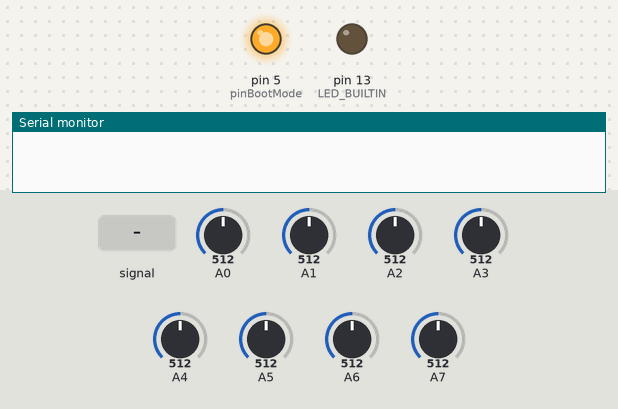
Simulated run of this sketch. Board: Arduino Nano, built with avr-gcc and run on an emulated ATmega328P. Parts: output pins drawn as LEDs (lit = HIGH), the last lines printed to the serial monitor. The test bench sets the inputs (shaded band); at power-on: A7 = 512, A0 = 512, A1 = 512, A2 = 512, A3 = 512, A4 = 512, A5 = 512, A6 = 512. Pins used as bus, display or sensor lines are not drawn.

Above: at 2.7 s.
2.8 s: A7 fed a 1000 Hz sine of ±255 counts around its level
At 4.0 s:
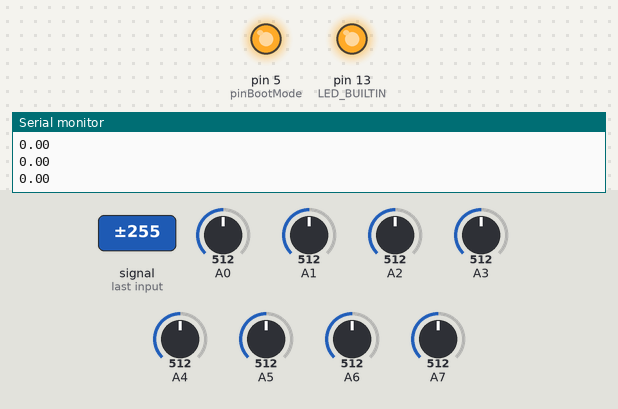
4.3 s: A7 set to 716
Timing chart, 0 to 7.3 s (numbered marks = the images above; inputs shaded):
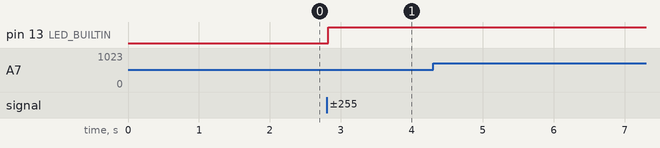

The sketch:

cloudScale.ino
```cpp
#include "SevenSeg.h"
#include "MuxController.h"
#include "PinInterfaceMux.h"
#include "PinInterfaceDirect.h"
#include "BathroomScale.h"
#include <SoftwareSerial.h>

double scaleFactorToVolts = 3.3 / 1024;

//instantiate some pin interfaces for reading the sevenseg displays
PinInterfaceDirect pinInterface0(A0, scaleFactorToVolts);
PinInterfaceDirect pinInterface1(A1, scaleFactorToVolts);
PinInterfaceDirect pinInterface2(A2, scaleFactorToVolts);
PinInterfaceDirect pinInterface3(A3, scaleFactorToVolts);
PinInterfaceDirect pinInterface4(A4, scaleFactorToVolts);
PinInterfaceDirect pinInterface5(A5, scaleFactorToVolts);
PinInterfaceDirect pinInterface6(A6, scaleFactorToVolts);
PinInterfaceDirect pinInterface7(A7, scaleFactorToVolts);

//alternatively read pins through a mux
// MuxController muxController(A0,5,4,13);
//PinInterfaceMux pinInterface0(0, scaleFactorToVolts, muxController);
//PinInterfaceMux pinInterface1(1, scaleFactorToVolts, muxController);
//PinInterfaceMux pinInterface2(2, scaleFactorToVolts, muxController);
//PinInterfaceMux pinInterface3(3, scaleFactorToVolts, muxController);
//PinInterfaceMux pinInterface4(4, scaleFactorToVolts, muxController);
//PinInterfaceMux pinInterface5(5, scaleFactorToVolts, muxController);
//PinInterfaceMux pinInterface6(6, scaleFactorToVolts, muxController);
//PinInterfaceMux pinInterface7(7, scaleFactorToVolts, muxController);

//digits array, representing 4 seven-segment digits
//on the scale's LCD
SevenSeg digits[4] {
    SevenSeg(&pinInterface7, &pinInterface6), //decimal point
    SevenSeg(&pinInterface1, &pinInterface0), // ones
    SevenSeg(&pinInterface5, &pinInterface4), // tens
    SevenSeg(&pinInterface3, &pinInterface2)  // hundreds
};

BathroomScale scale(digits);

//pins for software serial (serial connection to ESP8266)
//debug info goes to hardware Serial,
//weight values for logging go to ESP8266 via softSerial
const int pinRx = 3;
const int pinTx = 2;
SoftwareSerial softSerial(pinRx, pinTx); // RX, TX

//Control pins for ESP8266 - used to reset the module and keep
//it out of bootmode
const int pinBootMode = 5; //aka pin GPIO_0
const int pinRst = 6;

char terminator = char(0);

void checkIncommingEspSerial()
{
  //checks for serial data from the ESP.
  //if there is data available, it is
  //printed to the hardware serial.

  char received;
  if (softSerial.available())
  {
    Serial.print("From ESP8266: ");
  }
  while (softSerial.available())
  {
    received = softSerial.read();
    Serial.print(received);
  }
  Serial.println("");
}

void setup() {

  //start serial (software and hardware)
  Serial.begin(9600);
  softSerial.begin(9600);

  //run initialisation functions for the scale
  scale.init();

  //set pin modes
  pinMode(pinRst, OUTPUT);
  pinMode(pinBootMode, OUTPUT);

  //reset ESP8266
  digitalWrite(pinBootMode, HIGH);
  delay(500); //I don't really know how long these delays should be...
  digitalWrite(pinRst, LOW);
  delay(500);
  digitalWrite(pinRst, HIGH);
  delay(500);
}


void loop() {
  //read weight from scale
  float weight = scale.readStableWeight();
  Serial.println(weight);
  bool weightIsValid = weight >= 0;

  //if valid weight received, send over soft-serial to ESP8266 for logging
  if (weightIsValid){
    Serial.println("Got stable weight!");
    Serial.println(weight);
    Serial.println("Sending to phant");

    softSerial.print(weight);
    softSerial.print(terminator);
  }

  checkIncommingEspSerial();
  delay(200);
}
```

BathroomScale.cpp
```cpp
#include "BathroomScale.h"

BathroomScale::BathroomScale(SevenSeg (&digits)[4]):
  _digits(digits)
{};

bool BathroomScale::scaleIsOn(){
  return _digits[0].waitForSync();
}

double BathroomScale::tryReadWeight(void){
  //get a weight reading from the scale.
  resetAllDigits();

  //wait to sync with lcd signal
  //if timeout happens, return -1 (invalid weight)
  if (!scaleIsOn()){
    //Serial.println("Scale is not activated");
    return -1;
  }

  //delay 1 ms
  //use busy waiting loop instead of 'delay', to
  //prevent a yield() to background ESP8266 functions
  //(I don't know how long they take!)
  unsigned long startTime = micros();
  while (micros() - startTime < 1000) {}

  //sample pins for each digit four times, with 4ms spacing
  startTime = micros();
  for (int i = 0; i < 4; i++){
    allDigitsReadPins();
    while (micros() - startTime < (i+1)*4000){
      //busy waiting
    }
  }

  //Digits have read their control lines four times
  //they are now ready to be read

  //sum up all digit values to get weight
  //if any digits are -1, the weight reading is not valid
  double weight = 0;
  bool weightIsValid = true;

  //Serial.print("Digit val: ");
  for (int i = 0; i < 4; i++){
    int iDigitVal = _digits[i].getValue();
    //Serial.print(iDigitVal);
    weight += iDigitVal * pow(10, i-1);
    if (-1 == iDigitVal){
      weightIsValid = false;
    }
  }
  //Serial.println("");

  if (!weightIsValid){
    weight = -1;
  }
  //Serial.println(weight);
  return weight;
}

double BathroomScale::readWeight(){
  //Serial.println("Read weight");
  double weight = tryReadWeight();
  while(weight < 0){

    //abort if scale is no longer activated
    if (!scaleIsOn()){
      //Serial.println("Scale is not on");
      return -1;
    }

    //otherwise, keep trying to read a valid weight value
    weight = tryReadWeight();
  }
  //Serial.println("Valid weight found");
  return weight;
}

double BathroomScale::readStableWeight(){
  unsigned long startTime = millis();
  unsigned long settlingTime = 4000; //wait for 4 sec to determine if stable
  double currentWeight = -1;
  double newWeight;
  bool weightIsStable = false;
  byte ledState = LOW;

  while(!weightIsStable){

    //get the current weight reading
    newWeight = readWeight();

    //abort if scale is no longer on
    if (newWeight < 0){
      Serial.println("Scale is not on");
      return -1;
    }

    if (abs(newWeight - currentWeight) < 0.05){
      //Serial.println(String(millis() - startTime));
      if (((millis() - startTime) > settlingTime) && (currentWeight > 5)){
          weightIsStable = true;
          //Serial.println(currentWeight);
      }
    }
    else{
      ledState = ~ledState;
      digitalWrite(LED_BUILTIN, ledState);
      //Serial.println("Weight Changed");
      //Serial.println(newWeight);
      currentWeight = newWeight;
      startTime = millis();
    }
    Serial.println(newWeight);
    delay(100);
  }
  return currentWeight;
}

void BathroomScale::init(void){
  pinMode(LED_BUILTIN, OUTPUT);
  //Serial.println("All digits init");
  for (int i = 0; i < 4; i++){
    _digits[i].initialise();
  }
}

void BathroomScale::resetAllDigits(void){
  for (int i = 0; i < 4; i++){
    _digits[i].reset();
  }
}

void BathroomScale::allDigitsReadPins(void){
  for (int i = 0; i < 4; i++){
    _digits[i].readPins();
  }
}
```

BathroomScale.h
```cpp
#ifndef BATHROOMSCALE_H
#define BATHROOMSCALE_H

#include "SevenSeg.h"

//class for reading weight from the lcd of a bathroom scale
//note this code is very particular to my specific bathroom scale
//https://www.thewarehouse.co.nz/red/catalog/product/Living-%26-Co-Digital-Bathroom-Scale-Glass-Silver?SKU=1455424
class BathroomScale {

  public:
    //constructor. Need to provide interfaces to read 4 LCD digits
    BathroomScale(SevenSeg (&_digits)[4]);

    //intialisation (initialises the given pin interfaces)
    void init();

    //checks if the scale is active (on)
    bool scaleIsOn();

    //reads the current weight displayed on the scale's LCD
    //returns -1 if the scale is off
    double readWeight();


    //keep reading weight until the value is stabilised. Return the final value
    //Stable = value not changed more than 0.1 kg for 4 seconds
    double readStableWeight();

  private:
    SevenSeg _digits[4]; //represents the four digits of the LCD display

    //call a given function on all digits
    void callForAllDigits(void (*function)(SevenSeg&));

    // helper functions to call member functions on a given digit
    void initialiseDigit(SevenSeg& digit);
    void resetDigit(SevenSeg& digit);
    void triggerDigitRead(SevenSeg& digit);

    //helper functions to call member functions on all digits
    void resetAllDigits(void);
    void allDigitsReadPins(void);

    //attempts to read the current weight displayed on the scale's LCD
    //willl return -1 if the scale is off, or if read value is determined to be invalid
    double tryReadWeight();

};

#endif /* BATHROOMSCALE_H */
```

MuxController.cpp
```cpp
#include "MuxController.h"
#include <Arduino.h>

MuxController::MuxController(int pinInput, int pinS1, int pinS2, int pinS3) :
  _pinInput(pinInput),
  _pinS1(pinS1),
  _pinS2(pinS2),
  _pinS3(pinS3),
  _currentChannel(9) //not a valid channel - indicates unitialised channel
{};

void MuxController::init(void){
  pinMode(_pinS1, OUTPUT);
  pinMode(_pinS2, OUTPUT);
  pinMode(_pinS3, OUTPUT);
  pinMode(_pinInput, INPUT);
  Serial.println("Mux intitialised");
};


int MuxController::readChannel(uint8_t channel){

  setChannel(channel);

  //read the mux output
  int outputVal = analogRead(_pinInput);
  return outputVal;

};

void MuxController::setChannel(uint8_t channel){
  //if already on that channel, do nothing
  /*
  Serial.print("Read on channel: ");
  Serial.println(channel);
  Serial.print("Currently on channel: ");
  Serial.println(_currentChannel);
  */
  if (_currentChannel == channel){
    //Serial.println("Already on channel");
    return;
  }
  //otherwise:

  //determine select pin settings
  bool pinS1Setting = bitRead(channel, 0);
  bool pinS2Setting = bitRead(channel, 1);
  bool pinS3Setting = bitRead(channel, 2);
  /*Serial.print(_pinS1);
  Serial.print(":");
  Serial.print(pinS1Setting);
  Serial.print("\t");
  Serial.print(_pinS2);
  Serial.print(":");
  Serial.print(pinS2Setting);
  Serial.print("\t");
  Serial.print(_pinS3);
  Serial.print(":");
  Serial.println(pinS3Setting);
  */

  //set the select pins
  digitalWrite(_pinS1, pinS1Setting);
  digitalWrite(_pinS2, pinS2Setting);
  digitalWrite(_pinS3, pinS3Setting);
  _currentChannel = channel;

  //MC54HC4051N datasheet shows channel-select to analog out
  //propagation delays of up to 550ns around the expected
  //operating conditions (Vcc = 3.3V)
  //Give the device about 1-2 microseconds to settle.
  unsigned long delayStartTime = micros();
  while ((micros() - delayStartTime) < 2){
    //busy wating
    //didn't use a 'delay' function, as I
    //don't want to pass control to background
    //utility functions when running on
    //ESP8266
  }
};
```

MuxController.h
```cpp
#ifndef MUXCONTROLLER_H
#define MUXCONTROLLER_H

#include <Arduino.h>

//Provides an interface to an 8-to-1 analog multiplexer. Has been coded/tested on MC54HC4051N
class MuxController {
  public:
    //constructor defines pin mapping for input and select pins
    //addressing of inputs uses select pins as
    //3-bit integer, with pinS3 as most significant bit
    //e.g. s3=HIGH, s2=HIGH, s1=LOW
    //     is used to select input channel 6
    // The address channel is read via the specified 'pinInput' pin
    MuxController(int pinInput, int pinS1, int pinS2, int pinS3);

    //set pin-modes (call this in arduino's setup method)
    void init();

    //provided an unsigned int between 0 and 7, this function will set the
    //select pins on the mux to select that channel, and perform an analog
    //read on the output, returning the result
    int readChannel(uint8_t channel);

  private:
    int _pinInput;
    int _pinS1;
    int _pinS2;
    int _pinS3;
    uint8_t _currentChannel;
    void setChannel(uint8_t channel);

};

#endif /* MUXCONTROLLER_H */
```

PinInterface.cpp
```cpp
#include "PinInterface.h"
#include <math.h>
int PinInterface::readPinRoundedVolts(){
  double volts = readPin() * _scaleFactorToVolts;
  return int(volts + 0.5);
}
```

PinInterface.h
```cpp
#ifndef PININTERFACE_H
#define PININTERFACE_H

//SevenSeg object needs to read two pins to determine
//the digit displayed. These pins can be read directly
//via an analogRead on a specific pin, or indirectly through
//selection of a channel on a mux followed by an anolg read
//on the mux output.
// This class abstracts the pin interface to support both options.
// The two options are then implemented in derived classes

class PinInterface
{
  public:
    virtual void init(void) = 0;
    virtual int readPin(void) = 0;
    int readPinRoundedVolts(void);
  protected:
    double _scaleFactorToVolts;
};

#endif /* PININTERFACE_H */
```

PinInterfaceDirect.cpp
```cpp
#include "PinInterfaceDirect.h"
#include <Arduino.h>

PinInterfaceDirect::PinInterfaceDirect(int pin, double scaleFactorToVolts):
  _pin(pin)
{
  _scaleFactorToVolts = scaleFactorToVolts;
};

void PinInterfaceDirect::init(void){
  pinMode(_pin, INPUT);
};

int PinInterfaceDirect::readPin(void){
  return analogRead(_pin);
};
```

PinInterfaceDirect.h
```cpp
#ifndef PININTERFACEDIRECT_H
#define PININTERFACEDIRECT_H

// Class implements an interface to analogRead a pin directly
// (this is in contrast to 'PinInterfaceMux' which reads through
// a multiplexer)

#include "PinInterface.h"

class PinInterfaceDirect : public PinInterface
{
  public:
    //constructor - simply specify the pin to read, and scale factor to convert the analog read to volts
    PinInterfaceDirect(int pin, double scaleFactorToVolts);
    void init(void);
    int readPin(void);

  private:
    int _pin;
};

#endif /* PININTERFACEDIRECT_H */
```

PinInterfaceMux.cpp
```cpp
#include "PinInterfaceMux.h"

PinInterfaceMux::PinInterfaceMux(uint8_t pinChannel, double scaleFactorToVolts, MuxController& muxController):
  _pinChannel(pinChannel),
  _muxController(muxController)
{
  _scaleFactorToVolts = scaleFactorToVolts;
};

void PinInterfaceMux::init(void){
  _muxController.init();
  Serial.print("pinInterface init on mux channel ");
  Serial.println(_pinChannel);
};

int PinInterfaceMux::readPin(void){
  return _muxController.readChannel(_pinChannel);
};
```

PinInterfaceMux.h
```cpp
#ifndef PININTERFACEMUX_H
#define PININTERFACEMUX_H

// Class implements an interface to analogRead a pin via a mux
#include "PinInterface.h"
#include "MuxController.h"
#include <Arduino.h>

class PinInterfaceMux : public PinInterface
{
  public:
    //constructor - specify the mux channel to use, a scale factor for converting
    //analog read values to volts, and provide a controller
    //to interface with the mux
    PinInterfaceMux(uint8_t pinChannel, double scaleFactorToVolts, MuxController& muxController);
    void init(void);
    int readPin(void);

  private:
    uint8_t _pinChannel;
    MuxController& _muxController;
};

#endif /* PININTERFACEMUX_H */
```

SevenSeg.cpp
```cpp
#include "SevenSeg.h"
#include <Arduino.h>
SevenSeg::SevenSeg(PinInterface* pin1Interface, PinInterface* pin2Interface) :
  _pin1Interface(pin1Interface),
  _pin2Interface(pin2Interface)
  {
    reset();
};

void SevenSeg::initialise(){
  _pin1Interface->init();
  _pin2Interface->init();
}

void SevenSeg::reset(){
  _readCount = 0;
  for (int i = 0; i < 4; i++) {
    _pin1Vals[i] = false;
    _pin2Vals[i] = false;
  }
}

bool SevenSeg::waitForSync(){
  //read pin1 repeatedly, until a transition from
  //1 or 3 volts, to 0 or 2 volts.
  //return false if 1s timeout is reached
  int prevVal = -1;
  int currentVal = -1;
  unsigned long startTime = millis();
  while (!((prevVal == 1 || prevVal == 3) && (currentVal == 0 || currentVal == 2))){
    prevVal = currentVal;
    currentVal  = _pin1Interface->readPinRoundedVolts();
    if ((millis() - startTime) > 1000){
      return false; //timeout reached
    }
  }
  return true;
}

void SevenSeg::readPins(){
  //if have read four times already, do nothing (wait for reset)
  if (_readCount > 3){
    return;
  }

  //analog read
  _pin1Vals[_readCount] = _pin1Interface->readPinRoundedVolts() > 1;
  _pin2Vals[_readCount] = _pin2Interface->readPinRoundedVolts() > 1;

  _readCount++;
}

int SevenSeg::getValue(){
  //overall process: concatenate read values from both pins
  //into one 8-bit binary code (saved as binary array).
  //Then convert this code to decimal.
  //Then lookup the decimal code in an array of codes, where
  //code position equals the corresponding digit.
  //(i.e. if code == digitCodes[i] then digit == i)

  //can only return a valid value if the control lines have
  //been read 4 times
  if (_readCount < 4) {
    return -1;
  }

  //concatenate read values to get binary code
  bool binaryCode[8];

  for (int i = 2; i >= 0; i--){
    //Serial.print(_pin2Vals[i]);
  }
  for (int i = 3; i >= 0; i--){
    //Serial.print(_pin1Vals[i]);
  }

  //Serial.println("");

  for (int i = 0; i < 4; i++){
    binaryCode[i] = _pin1Vals[i];
    binaryCode[i+4] = _pin2Vals[i];
  }

  //convert binary code to decimal
  int decimalCode = 0;
  for (int i = 0; i < 7; i++){
    decimalCode = decimalCode * 2 + binaryCode[i];
  }
  //Serial.println(decimalCode);

  //convert code to digit via lookup
  int digitCodes[11] = {2, 122, 33, 48, 88, 20, 4, 58, 0, 16, 127};
  int digit = -1;
  for (int i = 0; i < 11; i++){
    if (decimalCode == digitCodes[i]){
      digit = i;
    }
  }
  // note - digit '10' refers to a blank. If this digit is read, treat it as zero
  if (10 == digit){
    digit = 0;
  }
  return digit;
}
```

Source omitted: SevenSeg.h (1600 bytes)

Measured:
- after the input at 2.8 s, pin 13 (LED_BUILTIN): LOW → HIGH at once
